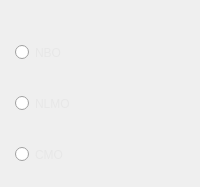
                    <widget class="QWidget" name="page_adf">
                     <property name="styleSheet">
                      <string notr="true">QWidget#page_adf{
background-color: rgb(39, 60, 84);
color:rgb(255, 68, 0);
}</string>
                     </property>
                     <layout class="QVBoxLayout" name="verticalLayout_7">
                      <property name="leftMargin">
                       <number>15</number>
                      </property>
                      <property name="topMargin">
                       <number>0</number>
                      </property>
                      <property name="rightMargin">
                       <number>0</number>
                      </property>
                      <property name="bottomMargin">
                       <number>0</number>
                      </property>
                      <item>
                       <layout class="QVBoxLayout" name="verticalLayout_4">
                        <item>
                         <spacer name="verticalSpacer_8">
                          <property name="orientation">
                           <enum>Qt::Vertical</enum>
                          </property>
                          <property name="sizeType">
                           <enum>QSizePolicy::Fixed</enum>
                          </property>
                          <property name="sizeHint" stdset="0">
                           <size>
                            <width>20</width>
                            <height>45</height>
                           </size>
                          </property>
                         </spacer>
                        </item>
                        <item>
                         <widget class="QRadioButton" name="adf_nbo_radio">
                          <property name="styleSheet">
                           <string notr="true">QRadioButton{
font: 12pt &quot;Microsoft YaHei UI Light&quot;;
color: rgb(231, 231, 231);}

QRadioButton:indicator:checked{
border-radius:6px;
background-color: qlineargradient(spread:pad, x1:0, y1:1, x2:0, y2:0, stop:0 rgb(53, 156, 230), stop:1 rgb(55, 119, 222));
border: 0.7px solid white;
}</string>
                          </property>
                          <property name="text">
                           <string>NBO</string>
                          </property>
                         </widget>
                        </item>
                        <item>
                         <spacer name="verticalSpacer_7">
                          <property name="orientation">
                           <enum>Qt::Vertical</enum>
                          </property>
                          <property name="sizeType">
                           <enum>QSizePolicy::Fixed</enum>
                          </property>
                          <property name="sizeHint" stdset="0">
                           <size>
                            <width>20</width>
                            <height>30</height>
                           </size>
                          </property>
                         </spacer>
                        </item>
                        <item>
                         <widget class="QRadioButton" name="adf_nlmo_radio">
                          <property name="styleSheet">
                           <string notr="true">QRadioButton{
font: 12pt &quot;Microsoft YaHei UI Light&quot;;
color: rgb(231, 231, 231);}

QRadioButton:indicator:checked{
border-radius:6px;
background-color: qlineargradient(spread:pad, x1:0, y1:1, x2:0, y2:0, stop:0 rgb(53, 156, 230), stop:1 rgb(55, 119, 222));
border: 0.7px solid white;
}</string>
                          </property>
                          <property name="text">
                           <string>NLMO</string>
                          </property>
                         </widget>
                        </item>
                        <item>
                         <spacer name="verticalSpacer_6">
                          <property name="orientation">
                           <enum>Qt::Vertical</enum>
                          </property>
                          <property name="sizeType">
                           <enum>QSizePolicy::Fixed</enum>
                          </property>
                          <property name="sizeHint" stdset="0">
                           <size>
                            <width>20</width>
                            <height>30</height>
                           </size>
                          </property>
                         </spacer>
                        </item>
                        <item>
                         <widget class="QRadioButton" name="adf_cmo_radio">
                          <property name="styleSheet">
                           <string notr="true">QRadioButton{
font: 12pt &quot;Microsoft YaHei UI Light&quot;;
color: rgb(231, 231, 231);}

QRadioButton:indicator:checked{
border-radius:6px;
background-color: qlineargradient(spread:pad, x1:0, y1:1, x2:0, y2:0, stop:0 rgb(53, 156, 230), stop:1 rgb(55, 119, 222));
border: 0.7px solid white;
}</string>
                          </property>
                          <property name="text">
                           <string>CMO</string>
                          </property>
                         </widget>
                        </item>
                        <item>
                         <spacer name="verticalSpacer_5">
                          <property name="orientation">
                           <enum>Qt::Vertical</enum>
                          </property>
                          <property name="sizeType">
                           <enum>QSizePolicy::Fixed</enum>
                          </property>
                          <property name="sizeHint" stdset="0">
                           <size>
                            <width>20</width>
                            <height>25</height>
                           </size>
                          </property>
                         </spacer>
                        </item>
                       </layout>
                      </item>
                     </layout>
                    </widget>
